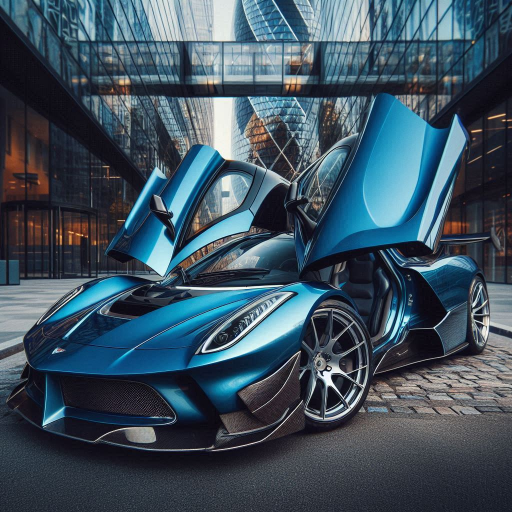
#> input picture assets/sample_image.png, 1024 x 1024 px (shown at 1/2 size)
$ python blur_image.py
#> lines starting #> are read from the running program, lines starting #| are printed output that depends on the picture
import cv2

HEIGHT, WIDTH = 500, 500

image = cv2.imread("assets/sample_image.png")
#> image is the input picture: shape (1024, 1024, 3); mean B, G, R 94.7, 80.9, 61.5
resized_image = cv2.resize(image, (HEIGHT, WIDTH))
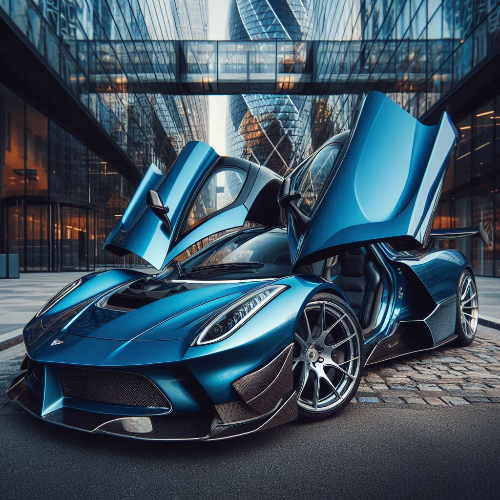
#> resized_image: shape (500, 500, 3); mean B, G, R 94.6, 80.8, 61.4
blur_image = cv2.GaussianBlur(resized_image, (7, 7), 0)
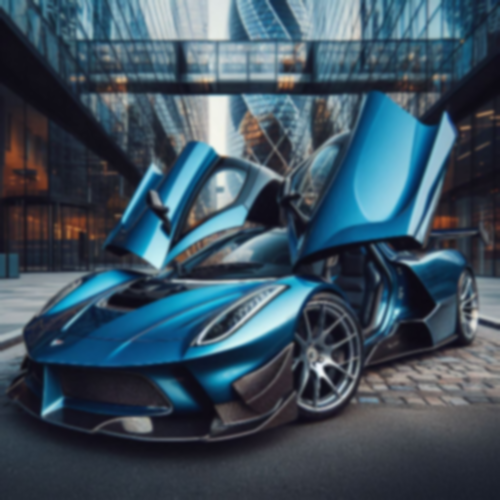
#> blur_image: shape (500, 500, 3); mean B, G, R 94.6, 80.8, 61.4

cv2.imshow("OpenCV Basics - Blur Image", blur_image)

cv2.waitKey(0)

$ run again, with assets/sample.jpg saved as assets/sample_image.png
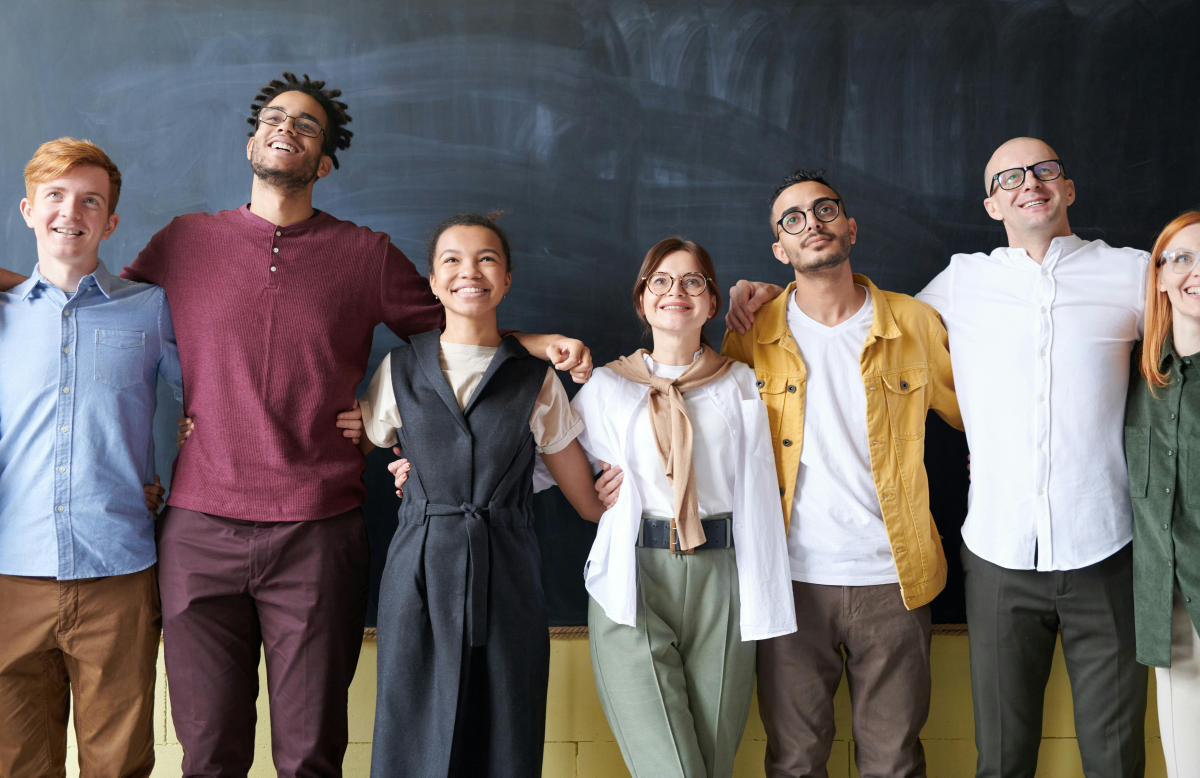
#> input picture assets/sample.jpg, 6000 x 3887 px (shown at 1/5 size)
#> image is the input picture: shape (3887, 6000, 3); mean B, G, R 99.9, 99.3, 105.6
#> `resized_image = cv2.resize(image, (HEIGHT, WIDTH))`:
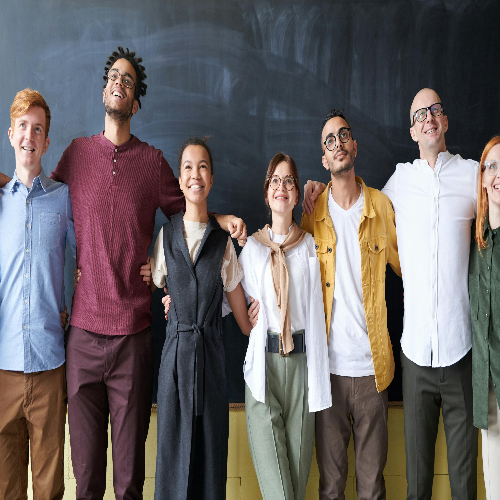
#> resized_image: shape (500, 500, 3); mean B, G, R 99.8, 99.2, 105.4
#> `blur_image = cv2.GaussianBlur(resized_image, (7, 7), 0)`:
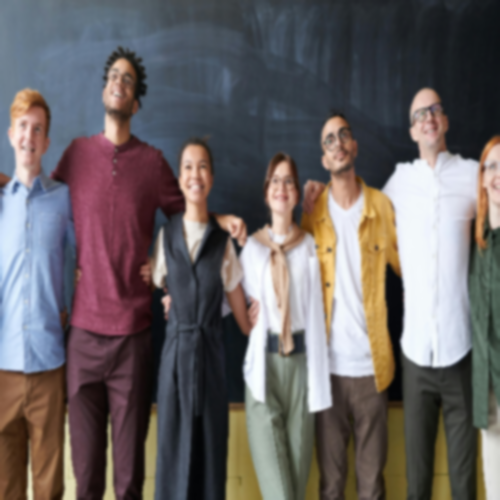
#> blur_image: shape (500, 500, 3); mean B, G, R 99.8, 99.2, 105.4
